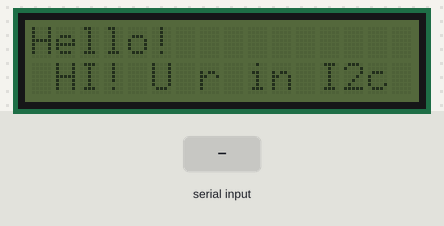
The sketch below on a simulated Arduino Leonardo, built with avr-gcc and run on an emulated ATmega32U4. Shown: 16×2 character LCD. The inputs (shaded band) are chosen by the test bench. The local clock reads 2024-03-15 10:24:30 at power-on unless the sketch sets it; what the sketch prints to the serial monitor is not drawn.

Above: at 2.7 s.
At 14.9 s:
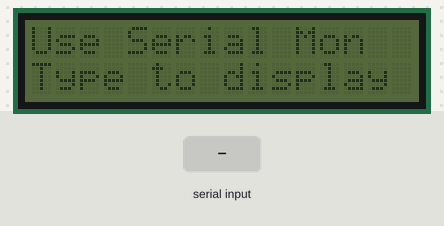
15.0 s: "1" received over Serial
At 17.6 s:
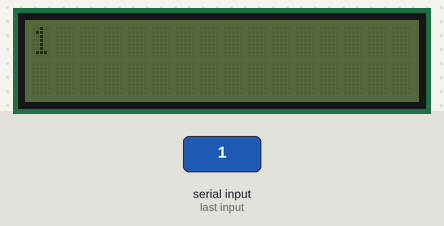
19.5 s: "0" received over Serial
At 20.5 s:
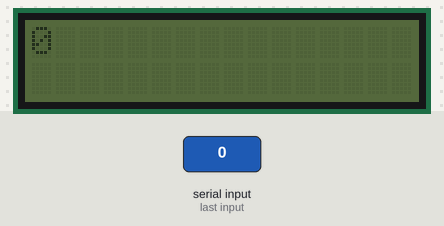
24.0 s: "2" received over Serial
At 27.2 s:
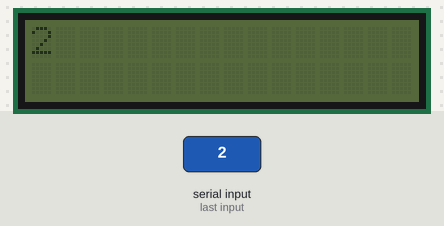
Timing chart, 0 to 28.7 s (numbered marks = the images above; inputs shaded):
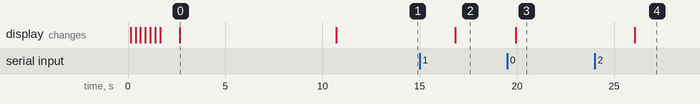

Measured:
- after the input at 15.0 s, the display: changes after 1.8 s (image 2)
- after the input at 19.5 s, the display: changes after 0.43 s (image 3)
- after the input at 24.0 s, the display: changes after 2.1 s (image 4)
- what the display in image 0 shows lasts 8.0 s, from 2.7 s to 10.7 s

The sketch:

RTC_LCD_TEST__.ino
```cpp
// Date and time functions using a DS3231 RTC connected via I2C and Wire lib
#include <Wire.h>
#include <LiquidCrystal_I2C.h>
#include "RTClib.h"
LiquidCrystal_I2C lcd(0x38,16,2);  // set the LCD address to 0x20 for a 16 chars and 2 line display
RTC_DS3231 rtc;

char daysOfTheWeek[7][12] = {"Sunday", "Monday", "Tuesday", "Wednesday", "Thursday", "Friday", "Saturday"};

void setup () {


#ifndef ESP8266
  while (!Serial); // for Leonardo/Micro/Zero
#endif
lcd.init();
  Serial.begin(9600);  // Used to type in characters
  lcd.begin(16,2);   // initialize the lcd for 16 chars 2 lines, turn on backlight
// ------- Quick 3 blinks of backlight  -------------
  for(int i = 0; i< 3; i++)
  {
    lcd.backlight();
    delay(250);
    lcd.noBacklight();
    delay(250);
  }
  lcd.noBacklight(); // finish with backlight on
//-------- Write characters on the display ------------------
// NOTE: Cursor Position: (CHAR, LINE) start at 0
  lcd.setCursor(0,0); //Start at character 4 on line 0
  lcd.println("Hello!");
  delay(1000);
  lcd.setCursor(0,1);
  lcd.println(" HI! U r in I2c mode ");
  delay(8000);
// Wait and then tell user they can start the Serial Monitor and type in characters to
// Display. (Set Serial Monitor option to "No Line Ending")
  lcd.clear();
  lcd.setCursor(0,0); //Start at character 0 on line 0
  lcd.println("Use Serial Mon");
  lcd.setCursor(0,1);
  lcd.println("Type to display");
  delay(3000); // wait for console opening
  if (! rtc.begin()) {
    Serial.println("Couldn't find RTC");
    while (1);
  }

  if (rtc.lostPower()) {
    Serial.println("RTC lost power, lets set the time!");
    // following line sets the RTC to the date & time this sketch was compiled
    rtc.adjust(DateTime(F(__DATE__), F(__TIME__)));
    // This line sets the RTC with an explicit date & time, for example to set
    // January 21, 2014 at 3am you would call:
    // rtc.adjust(DateTime(2014, 1, 21, 3, 0, 0));
  }
}

void loop ()
{    callrtc();
    // when characters arrive over the serial port...
    if (Serial.available()) {
      // wait a bit for the entire message to arrive
      delay(100);
      // clear the screen
      lcd.clear();
      // read all the available characters
      while (Serial.available() > 0) {
        // display each character to the LCD
        lcd.write(Serial.read());
      }
    }
}

void callrtc(){
DateTime now = rtc.now();
    Serial.print(now.year(), DEC);
    Serial.print('/');
    Serial.print(now.month(), DEC);
    Serial.print('/');
    Serial.print(now.day(), DEC);
    Serial.print(" (");
    Serial.print(daysOfTheWeek[now.dayOfTheWeek()]);
    Serial.print(") ");
    Serial.print(now.hour(), DEC);
    Serial.print(':');
    Serial.print(now.minute(), DEC);
    Serial.print(':');
    Serial.print(now.second(), DEC);
    Serial.println();

    Serial.print(" since midnight 1/1/1970 = ");
    Serial.print(now.unixtime());
    Serial.print("s = ");
    Serial.print(now.unixtime() / 86400L);
    Serial.println("d");

    // calculate a date which is 7 days and 30 seconds into the future
    DateTime future (now + TimeSpan(7,12,30,6));

    Serial.print(" now + 7d + 30s: ");
    Serial.print(future.year(), DEC);
    Serial.print('/');
    Serial.print(future.month(), DEC);
    Serial.print('/');
    Serial.print(future.day(), DEC);
    Serial.print(' ');
    Serial.print(future.hour(), DEC);
    Serial.print(':');
    Serial.print(future.minute(), DEC);
    Serial.print(':');
    Serial.print(future.second(), DEC);
    Serial.println();
    Serial.println();
    delay(3000);
}
```
